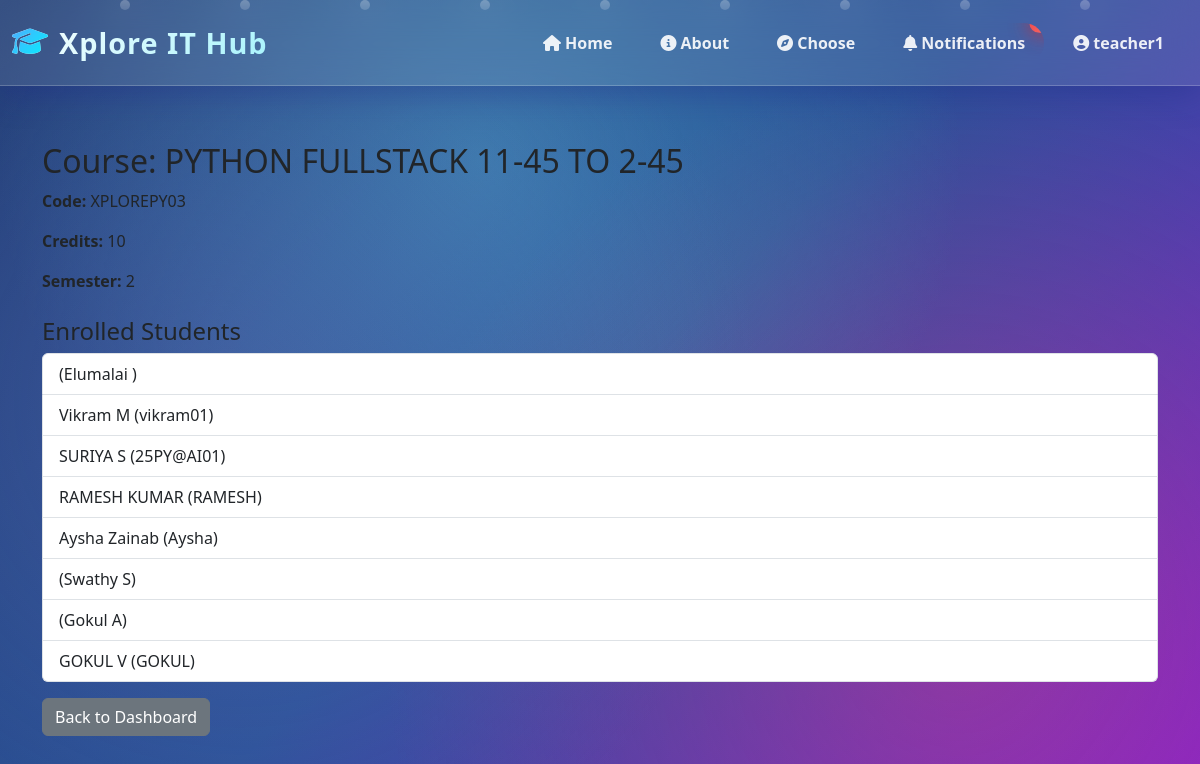
/course/5/ (signed in), run on the app's committed database.
### portal/models.py (models this page shows, shortened)
class Course(models.Model):
    name = models.CharField(max_length=100)
    code = models.CharField(max_length=10, unique=True)
    teacher = models.ForeignKey(
        Profile,
        on_delete=models.CASCADE,
        limit_choices_to={'role': 'teacher'}
    )
    credits = models.IntegerField(default=3)
    semester = models.IntegerField(default=1)

class Enrollment(models.Model):
    student = models.ForeignKey(
        Profile,
        on_delete=models.CASCADE,
        limit_choices_to={'role': 'student'}
    )
    course = models.ForeignKey(Course, on_delete=models.CASCADE)
    enrolled_date = models.DateField(auto_now_add=True)
    class Meta:
        unique_together = ['student', 'course']

class Profile(models.Model):
    ROLE_CHOICES = [
        ('superadmin', 'Super Admin'),
        ('admin2', 'Admin 2'),
        ('finance', 'Finance'),
        ('staff', 'Staff'),
        ('teacher', 'Teacher'),
        ('student', 'Student')
    ]
    user = models.OneToOneField(User, on_delete=models.CASCADE)
    role = models.CharField(max_length=20, choices=ROLE_CHOICES, default='student')
    department = models.CharField(max_length=100, blank=True)
    phone = models.CharField(max_length=15, blank=True)
    profile_pic = models.ImageField(upload_to='profiles/', blank=True, null=True)
    student_class = models.CharField(max_length=50, blank=True, null=True)
    roll_number = models.CharField(max_length=20, blank=True, null=True)

### portal/views.py (the view)
# urls.py: path('course/<int:course_id>/', views.course_detail, name='course_detail'),
@login_required
def course_detail(request, course_id):
    try:
        course = Course.objects.get(id=course_id)
    except Course.DoesNotExist:
        messages.error(request, 'Course not found')
        return redirect('teacher_dashboard')
    enrollments = Enrollment.objects.filter(course=course)
    return render(request, 'course_detail.html', {'course': course, 'enrollments': enrollments})

### portal/context_processors.py (called while the page is built)
def unread_notifications(request):
    if request.user.is_authenticated:
        try:
            count = Notification.objects.filter(user=request.user, is_read=False).count()
        except Exception:
            count = 0
    else:
        count = 0
    return {'unread_count': count}

### templates/course_detail.html
{% extends 'base.html' %}
{% block content %}
<div class="container mt-4">
  <h2>Course: {{ course.name }}</h2>
  <p><strong>Code:</strong> {{ course.code }}</p>
  <p><strong>Credits:</strong> {{ course.credits }}</p>
  <p><strong>Semester:</strong> {{ course.semester }}</p>
  <h4 class="mt-4">Enrolled Students</h4>
  {% if enrollments %}
    <ul class="list-group">
      {% for e in enrollments %}
        <li class="list-group-item">{{ e.student.user.get_full_name }} ({{ e.student.user.username }})</li>
      {% endfor %}
    </ul>
  {% else %}
    <p>No students enrolled yet.</p>
  {% endif %}
  <a class="btn btn-secondary mt-3" href="{% url 'teacher_dashboard' %}">Back to Dashboard</a>
</div>
{% endblock %}

### templates/base.html (shortened to what this page needs)
{% load static %}
<!DOCTYPE html>
<html lang="en">
<head>
    <link href="https://cdn.jsdelivr.net/npm/bootstrap@5.3.0/dist/css/bootstrap.min.css" rel="stylesheet">
    <link rel="stylesheet" href="https://cdnjs.cloudflare.com/ajax/libs/font-awesome/6.4.0/css/all.min.css">
    <link rel="stylesheet" href="{% static 'css/style.css' %}">
    <link rel="stylesheet" href="{% static 'css/dashboard-analytics.css' %}">
    <link rel="stylesheet" href="{% static 'css/live-updates.css' %}">
</head>
<body>
    <div class="particle" style="left: 10%; animation-delay: 0s;"></div>
    <div class="particle" style="left: 20%; animation-delay: 2s;"></div>
    <div class="particle" style="left: 30%; animation-delay: 4s;"></div>
    <div class="particle" style="left: 40%; animation-delay: 6s;"></div>
    <div class="particle" style="left: 50%; animation-delay: 8s;"></div>
    <div class="particle" style="left: 60%; animation-delay: 10s;"></div>
    <div class="particle" style="left: 70%; animation-delay: 12s;"></div>
    <div class="particle" style="left: 80%; animation-delay: 14s;"></div>
    <div class="particle" style="left: 90%; animation-delay: 16s;"></div>
    <nav class="navbar navbar-expand-lg navbar-dark">
        <div class="container-fluid">
            <a class="navbar-brand" href="{% url 'home' %}">
                <i class="fas fa-graduation-cap"></i> Xplore IT Hub
            </a>
            <div class="collapse navbar-collapse" id="navbarNav">
                <ul class="navbar-nav ms-auto">
                    <li class="nav-item"><a class="nav-link" href="{% url 'home' %}"><i class="fas fa-home"></i> Home</a></li>
                    <li class="nav-item"><a class="nav-link" href="{% url 'about' %}"><i class="fas fa-info-circle"></i> About</a></li>
                    <li class="nav-item"><a class="nav-link" href="{% url 'choose' %}"><i class="fas fa-compass"></i> Choose</a></li>
                    {% if user.is_authenticated %}
                        <li class="nav-item">
                            <a class="nav-link position-relative" href="{% url 'notifications' %}">
                                <i class="fas fa-bell"></i> Notifications
                                {% if unread_count and unread_count > 0 %}
                                    <span class="position-absolute top-0 start-100 translate-middle badge rounded-pill bg-danger">{{ unread_count }}</span>
                                {% endif %}
                            </a>
                        </li>
                        <li class="nav-item dropdown">
                            <a class="nav-link dropdown-toggle" href="#" id="userDropdown" role="button" data-bs-toggle="dropdown">
                                <i class="fas fa-user-circle"></i> {{ user.username }}
                            </a>
                        </li>
                    {% endif %}
                </ul>
            </div>
        </div>
    </nav>
    <main>
        {% block content %}{% endblock %}
    </main>
</body>
</html>

### static/css/style.css (style rules this page uses)
:root { --primary-color: #0d6efd; --secondary-color: #6c757d; --success-color: #198754; --danger-color: #dc3545; --warning-color: #ffc107; }
body { font-family: 'Segoe UI', Tahoma, Geneva, Verdana, sans-serif; background-color: #f8f9fa; }

### static/css/live-updates.css (style rules this page uses)
.badge { padding: 0.35em 0.65em; font-size: 0.75em; font-weight: 600; text-transform: capitalize; }
.badge.bg-danger { background: linear-gradient(135deg, #ef4444 0%, #f87171 100%) !important; }

### templates/base.html (style rules this page uses)
:root { --primary-gradient: linear-gradient(135deg, #667eea 0%, #764ba2 100%); --secondary-gradient: linear-gradient(135deg, #f093fb 0%, #f5576c 100%); --success-gradient: linear-gradient(135deg, #4facfe 0%, #00f2fe 100%); --warning-gradient: linear-gradient(135deg, #fa709a 0%, #fee140 100%); --dark-gradient: linear-gradient(135deg, #434343 0%, #000000 100%); --glass-bg: rgba(255, 255, 255, 0.1); --glass-border: rgba(255, 255, 255, 0.2); }
* { margin: 0; padding: 0; box-sizing: border-box; }
body { background: linear-gradient(135deg, #1e3c72 0%, #2a5298 50%, #7e22ce 100%); min-height: 100vh; font-family: 'Segoe UI', Tahoma, Geneva, Verdana, sans-serif; position: relative; overflow-x: hidden; }
body::before { content: ''; position: fixed; top: 0; left: 0; width: 100%; height: 100%; background: radial-gradient(circle at 20% 50%, rgba(120, 119, 198, 0.3) 0%, transparent 50%), radial-gradient(circle at 80% 80%, rgba(252, 70, 107, 0.3) 0%, transparent 50%), radial-gradient(circle at 40% 20%, rgba(103, 232, 249, 0.3) 0%, transparent 50%); animation: gradientShift 15s ease infinite; pointer-events: none; z-index: 0; }
.particle { position: fixed; width: 10px; height: 10px; background: rgba(255, 255, 255, 0.5); border-radius: 50%; pointer-events: none; z-index: 1; animation: float 20s infinite; }
.navbar { background: rgba(255, 255, 255, 0.1) !important; backdrop-filter: blur(20px); border-bottom: 1px solid rgba(255, 255, 255, 0.2); box-shadow: 0 8px 32px 0 rgba(31, 38, 135, 0.37); padding: 1rem 0; position: relative; z-index: 1000; transition: all 0.3s ease; }
.navbar-brand { font-size: 1.8rem; font-weight: 800; background: linear-gradient(135deg, #fff 0%, #a5f3fc 100%); -webkit-background-clip: text; -webkit-text-fill-color: transparent; background-clip: text; letter-spacing: 1px; transition: all 0.3s ease; display: flex; align-items: center; gap: 10px; }
.navbar-brand i { background: var(--success-gradient); -webkit-background-clip: text; -webkit-text-fill-color: transparent; background-clip: text; animation: pulse 2s ease-in-out infinite; }
.nav-link { color: rgba(255, 255, 255, 0.9) !important; font-weight: 600; padding: 0.5rem 1.2rem !important; margin: 0 0.3rem; border-radius: 25px; transition: all 0.3s ease; position: relative; overflow: hidden; }
.nav-link::before { content: ''; position: absolute; top: 0; left: -100%; width: 100%; height: 100%; background: linear-gradient(90deg, transparent, rgba(255, 255, 255, 0.2), transparent); transition: left 0.5s ease; }
.badge { animation: bounce 2s ease-in-out infinite; box-shadow: 0 0 20px rgba(220, 38, 38, 0.8); }
main { position: relative; z-index: 2; min-height: calc(100vh - 100px); padding: 2rem 0; }
.container, .container-fluid { position: relative; z-index: 2; }
.fas, .fab { transition: all 0.3s ease; }
#userDropdown { position: relative; }
#userDropdown::after { content: ''; position: absolute; top: 50%; left: 50%; width: 100%; height: 100%; transform: translate(-50%, -50%); border-radius: 50%; background: radial-gradient(circle, rgba(255, 255, 255, 0.3) 0%, transparent 70%); opacity: 0; transition: opacity 0.3s ease; }

### data on the page
Course: name "PYTHON FULLSTACK 11-45 TO 2-45", code "XPLOREPY03", credits "10", semester "2"
Enrollment: student.user.username "Elumalai"
Enrollment: student.user.get_full_name "Vikram M", student.user.username "vikram01"
Enrollment: student.user.get_full_name "SURIYA S", student.user.username "25PY@AI01"
Enrollment: student.user.get_full_name "RAMESH KUMAR", student.user.username "RAMESH"
Enrollment: student.user.get_full_name "Aysha Zainab", student.user.username "Aysha"
Enrollment: student.user.username "Swathy S"
Enrollment: student.user.username "Gokul A"
Enrollment: student.user.get_full_name "GOKUL V", student.user.username "GOKUL"

### other printed values
{{ user.username }} "teacher1"
